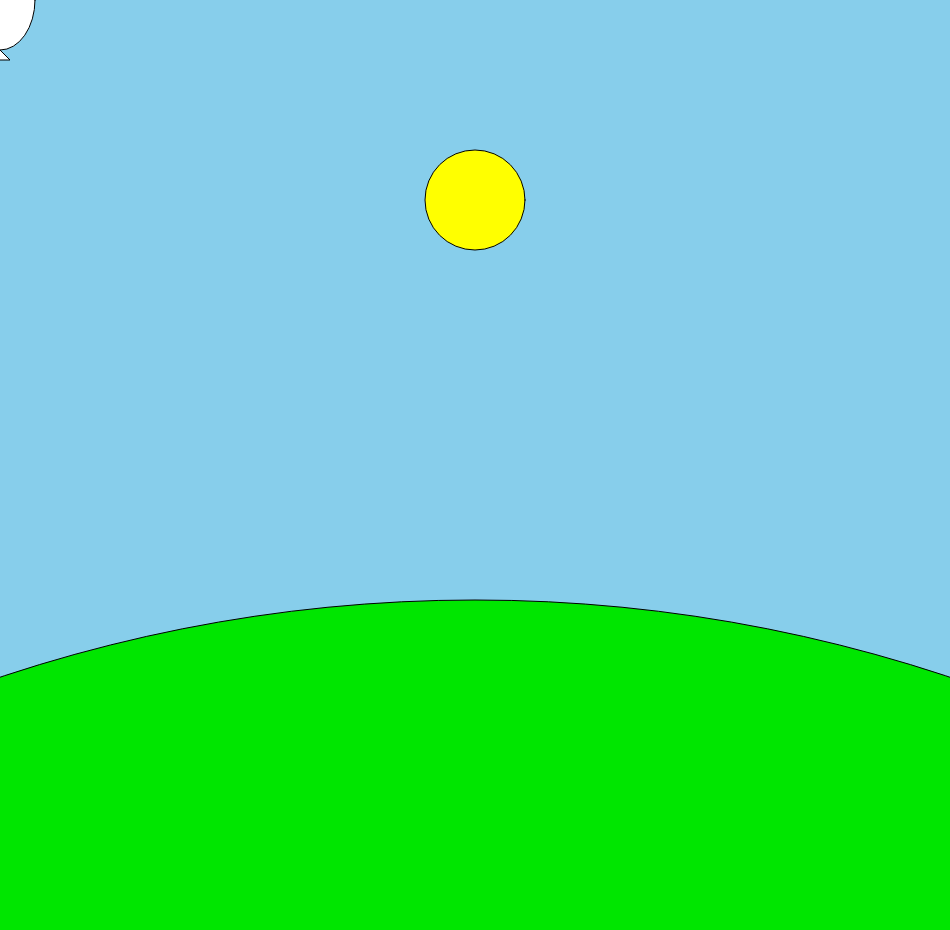
Frame 1 (no input)
Frame 60 (no input): identical to frame 1, image omitted
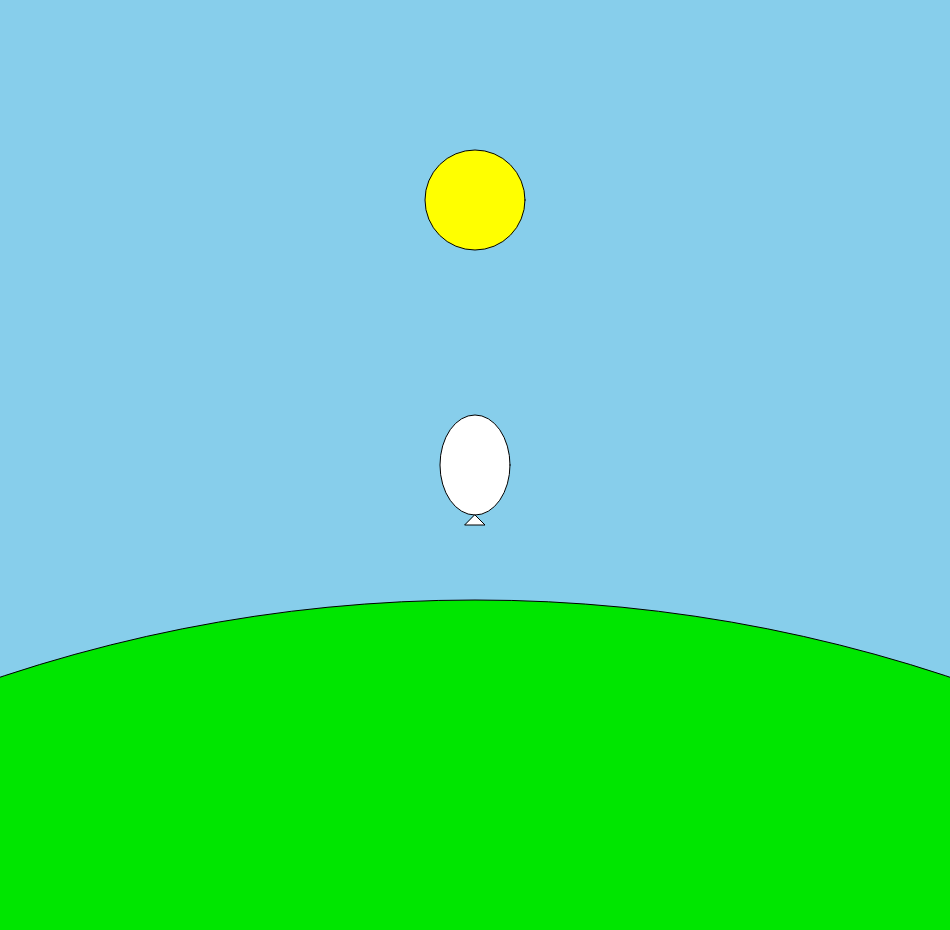
Frame 120 (the mouse pressed at the canvas centre since frame 60)

The p5.js sketch that drew these frames (run headless with seeded random() and noise() and a simulated clock; from frame 60 on, the mouse is pressed at the canvas centre):

// p5.js sketch
// ── sketch.js
// Interactive Scene
// Brayden Cochrane
// September 16th 2025
// one line description



let canvaswidth = 950;
let canvaslength = 930;

//the location of the tree
let PointX = 475;
let PointY = 465;

let Loop;

function setup() {
  createCanvas(canvaswidth, canvaslength);
  
  

}

function draw() {
  background(135, 206, 235);
  Scene();
  protagonist();
}


function Scene() {

  //creating the sun
  fill(255,255,0);
  circle(canvaswidth/2, 200, 100);
//grass
  fill(0,230,0);
  circle(canvaswidth/2,2100, 3000);
  
}

function let_it_grow(){
  for(Loop = 0;Loop < 6; Loop ++){
    
    //gives me trees in random positions
    PointX = random(0,canvaswidth);
    PointY = random(600,canvaslength);

    //tree trunk
    fill(150, 75, 0);
    rect(PointX-10,PointY,20,50);
  
    //the leaves
    fill(0,150,0);
    triangle(PointX-100,PointY,PointX+100,PointY,PointX,PointY-150);
    triangle(PointX-90,PointY-50,PointX+90,PointY-50,PointX,PointY-200);
    triangle(PointX-80,PointY-100,PointX+80,PointY-100,PointX,PointY-220);
  
  }
}

function keyPressed(){
  let_it_grow();  
}

function protagonist(){
  fill("white")
  ellipse(mouseX,mouseY, 70,100)
  triangle(mouseX-10,mouseY+60,mouseX+10,mouseY+60,mouseX,mouseY+50,)

}
